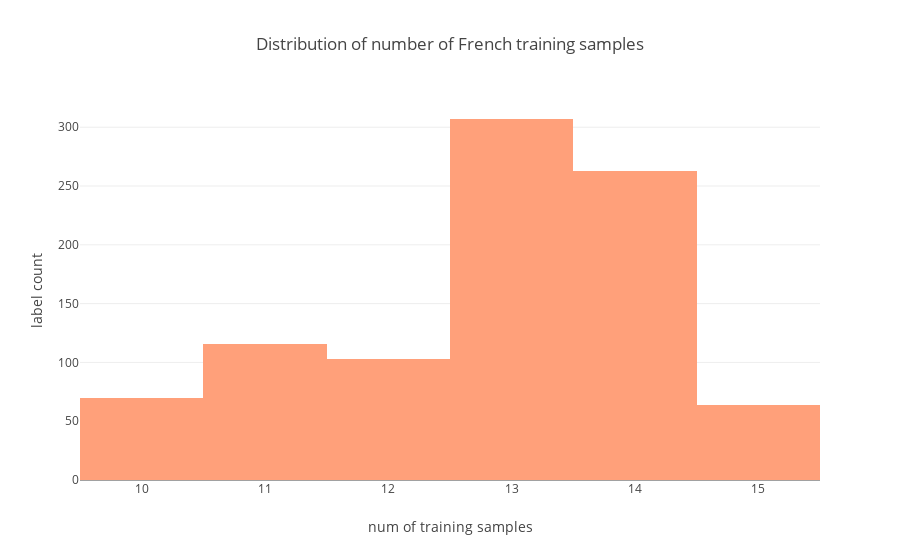

Source (notebook cell):
### Code cell
fr_train_count = fr_train.groupby('topic_id').count()
data = [go.Histogram(x=np.array(fr_train_count['extracted_content']), marker={"color":"lightsalmon"})]
layout=go.Layout(title="Distribution of number of French training samples", 
                 xaxis={'title':'num of training samples'}, yaxis={'title':'label count'})
figure=go.Figure(data=data,layout=layout)
iplot(figure, filename='fr_train_hist')

### Figure 1 — Plotly figure (JSON) as saved in the notebook; plotly's stock layout.template omitted (floating-point values rounded to 4 significant figures; data arrays with more than 128 entries replaced by an {"elided": "..."} marker saying what was removed)
{"data": [{"marker": {"color": "lightsalmon"}, "type": "histogram", "x": {"elided": "923 int values"}}], "layout": {"title": "Distribution of number of French training samples", "xaxis": {"title": "num of training samples"}, "yaxis": {"title": "label count"}}}
